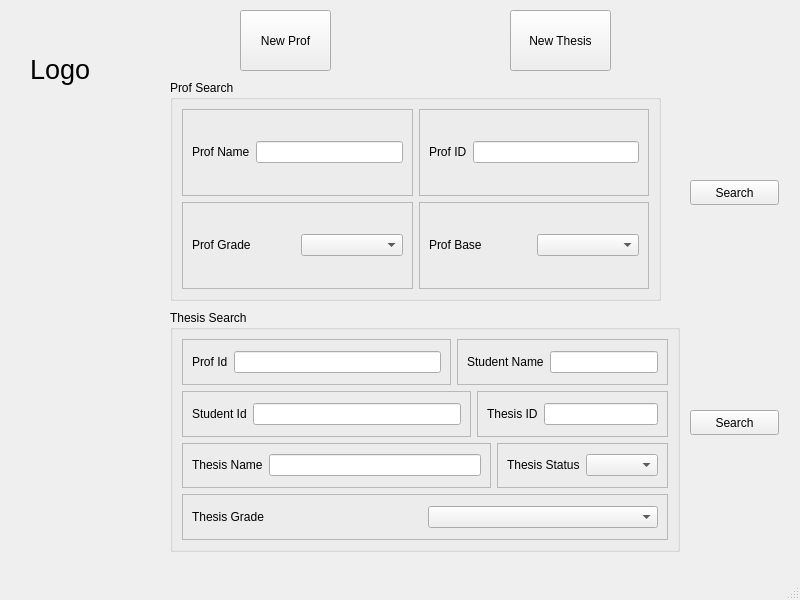
<?xml version="1.0" encoding="UTF-8"?>
<ui version="4.0">
 <class>mainWindow</class>
 <widget class="QMainWindow" name="mainWindow">
  <property name="geometry">
   <rect>
    <x>0</x>
    <y>0</y>
    <width>800</width>
    <height>600</height>
   </rect>
  </property>
  <property name="windowTitle">
   <string>MainWindow</string>
  </property>
  <widget class="QWidget" name="centralwidget">
   <widget class="QLabel" name="uniLogo">
    <property name="geometry">
     <rect>
      <x>30</x>
      <y>20</y>
      <width>100</width>
      <height>100</height>
     </rect>
    </property>
    <property name="text">
     <string>&lt;html&gt;&lt;head/&gt;&lt;body&gt;&lt;p align=&quot;justify&quot;&gt;&lt;span style=&quot; font-size:20pt;&quot;&gt;Logo&lt;/span&gt;&lt;/p&gt;&lt;/body&gt;&lt;/html&gt;</string>
    </property>
    <property name="alignment">
     <set>Qt::AlignCenter</set>
    </property>
   </widget>
   <widget class="QPushButton" name="profSearchBtn">
    <property name="geometry">
     <rect>
      <x>690</x>
      <y>180</y>
      <width>89</width>
      <height>25</height>
     </rect>
    </property>
    <property name="text">
     <string>Search</string>
    </property>
   </widget>
   <widget class="QPushButton" name="newProfBtn">
    <property name="geometry">
     <rect>
      <x>240</x>
      <y>10</y>
      <width>91</width>
      <height>61</height>
     </rect>
    </property>
    <property name="text">
     <string>New Prof</string>
    </property>
   </widget>
   <widget class="QGroupBox" name="profSearchBox">
    <property name="geometry">
     <rect>
      <x>170</x>
      <y>80</y>
      <width>491</width>
      <height>221</height>
     </rect>
    </property>
    <property name="title">
     <string>Prof Search</string>
    </property>
    <layout class="QGridLayout" name="gridLayout_5">
     <item row="0" column="1">
      <widget class="QFrame" name="profIdFrame">
       <property name="frameShape">
        <enum>QFrame::StyledPanel</enum>
       </property>
       <property name="frameShadow">
        <enum>QFrame::Raised</enum>
       </property>
       <layout class="QGridLayout" name="gridLayout_2">
        <item row="0" column="0">
         <widget class="QLabel" name="profIdLabel">
          <property name="text">
           <string>Prof ID</string>
          </property>
         </widget>
        </item>
        <item row="0" column="1">
         <widget class="QLineEdit" name="profId"/>
        </item>
       </layout>
      </widget>
     </item>
     <item row="2" column="0">
      <widget class="QFrame" name="profGradeFrame">
       <property name="frameShape">
        <enum>QFrame::StyledPanel</enum>
       </property>
       <property name="frameShadow">
        <enum>QFrame::Raised</enum>
       </property>
       <layout class="QGridLayout" name="gridLayout_4">
        <item row="0" column="0">
         <widget class="QLabel" name="profGradeLabel">
          <property name="text">
           <string>Prof Grade</string>
          </property>
         </widget>
        </item>
        <item row="0" column="1">
         <widget class="QComboBox" name="profGrade"/>
        </item>
       </layout>
      </widget>
     </item>
     <item row="2" column="1">
      <widget class="QFrame" name="profBaseFrame">
       <property name="frameShape">
        <enum>QFrame::StyledPanel</enum>
       </property>
       <property name="frameShadow">
        <enum>QFrame::Raised</enum>
       </property>
       <layout class="QGridLayout" name="gridLayout_3">
        <item row="0" column="1">
         <widget class="QComboBox" name="profBase"/>
        </item>
        <item row="0" column="0">
         <widget class="QLabel" name="profBaseLabel">
          <property name="text">
           <string>Prof Base</string>
          </property>
         </widget>
        </item>
       </layout>
      </widget>
     </item>
     <item row="0" column="0">
      <widget class="QFrame" name="profNameFrame">
       <property name="frameShape">
        <enum>QFrame::StyledPanel</enum>
       </property>
       <property name="frameShadow">
        <enum>QFrame::Raised</enum>
       </property>
       <layout class="QGridLayout" name="gridLayout">
        <item row="0" column="0">
         <widget class="QLabel" name="profNameLabel">
          <property name="text">
           <string>Prof Name</string>
          </property>
         </widget>
        </item>
        <item row="0" column="1">
         <widget class="QLineEdit" name="profName"/>
        </item>
       </layout>
      </widget>
     </item>
    </layout>
   </widget>
   <widget class="QPushButton" name="newThesisBtn">
    <property name="geometry">
     <rect>
      <x>510</x>
      <y>10</y>
      <width>101</width>
      <height>61</height>
     </rect>
    </property>
    <property name="text">
     <string>New Thesis</string>
    </property>
   </widget>
   <widget class="QGroupBox" name="thesisSearchBox">
    <property name="geometry">
     <rect>
      <x>170</x>
      <y>310</y>
      <width>510</width>
      <height>242</height>
     </rect>
    </property>
    <property name="title">
     <string>Thesis Search</string>
    </property>
    <layout class="QGridLayout" name="gridLayout_13">
     <item row="0" column="0">
      <widget class="QFrame" name="thesisProfIdFrame">
       <property name="frameShape">
        <enum>QFrame::StyledPanel</enum>
       </property>
       <property name="frameShadow">
        <enum>QFrame::Raised</enum>
       </property>
       <layout class="QGridLayout" name="gridLayout_6">
        <item row="0" column="0">
         <widget class="QLabel" name="thesisProfIdLabel">
          <property name="text">
           <string>Prof Id</string>
          </property>
         </widget>
        </item>
        <item row="0" column="1">
         <widget class="QLineEdit" name="thesisProfId"/>
        </item>
       </layout>
      </widget>
     </item>
     <item row="0" column="1" colspan="3">
      <widget class="QFrame" name="thesisStudentNameFrame">
       <property name="frameShape">
        <enum>QFrame::StyledPanel</enum>
       </property>
       <property name="frameShadow">
        <enum>QFrame::Raised</enum>
       </property>
       <layout class="QGridLayout" name="gridLayout_7">
        <item row="0" column="1">
         <widget class="QLineEdit" name="thesisStudentName"/>
        </item>
        <item row="0" column="0">
         <widget class="QLabel" name="thesisStudentNameLabel">
          <property name="text">
           <string>Student Name</string>
          </property>
         </widget>
        </item>
       </layout>
      </widget>
     </item>
     <item row="1" column="0" colspan="2">
      <widget class="QFrame" name="thesisStudentIdFrame">
       <property name="frameShape">
        <enum>QFrame::StyledPanel</enum>
       </property>
       <property name="frameShadow">
        <enum>QFrame::Raised</enum>
       </property>
       <layout class="QGridLayout" name="gridLayout_8">
        <item row="0" column="0">
         <widget class="QLabel" name="thesisStudentIdLabel">
          <property name="text">
           <string>Student Id</string>
          </property>
         </widget>
        </item>
        <item row="0" column="1">
         <widget class="QLineEdit" name="thesisStudentId"/>
        </item>
       </layout>
      </widget>
     </item>
     <item row="1" column="2" colspan="2">
      <widget class="QFrame" name="thesisIdFrame">
       <property name="frameShape">
        <enum>QFrame::StyledPanel</enum>
       </property>
       <property name="frameShadow">
        <enum>QFrame::Raised</enum>
       </property>
       <layout class="QGridLayout" name="gridLayout_9">
        <item row="0" column="0">
         <widget class="QLabel" name="thesisIdLabel">
          <property name="text">
           <string>Thesis ID</string>
          </property>
         </widget>
        </item>
        <item row="0" column="1">
         <widget class="QLineEdit" name="thesisId"/>
        </item>
       </layout>
      </widget>
     </item>
     <item row="2" column="0" colspan="3">
      <widget class="QFrame" name="thesisNameFrame">
       <property name="frameShape">
        <enum>QFrame::StyledPanel</enum>
       </property>
       <property name="frameShadow">
        <enum>QFrame::Raised</enum>
       </property>
       <layout class="QGridLayout" name="gridLayout_10">
        <item row="0" column="1">
         <widget class="QLineEdit" name="thesisName"/>
        </item>
        <item row="0" column="0">
         <widget class="QLabel" name="thesisNameLabel">
          <property name="text">
           <string>Thesis Name</string>
          </property>
         </widget>
        </item>
       </layout>
      </widget>
     </item>
     <item row="2" column="3">
      <widget class="QFrame" name="thesisStatusFrame">
       <property name="frameShape">
        <enum>QFrame::StyledPanel</enum>
       </property>
       <property name="frameShadow">
        <enum>QFrame::Raised</enum>
       </property>
       <layout class="QGridLayout" name="gridLayout_11">
        <item row="0" column="0">
         <widget class="QLabel" name="thesisStatusLabel">
          <property name="text">
           <string>Thesis Status</string>
          </property>
         </widget>
        </item>
        <item row="0" column="1">
         <widget class="QComboBox" name="thesisStatus"/>
        </item>
       </layout>
      </widget>
     </item>
     <item row="3" column="0" colspan="4">
      <widget class="QFrame" name="thesisGradeFrame">
       <property name="frameShape">
        <enum>QFrame::StyledPanel</enum>
       </property>
       <property name="frameShadow">
        <enum>QFrame::Raised</enum>
       </property>
       <layout class="QGridLayout" name="gridLayout_12">
        <item row="0" column="0">
         <widget class="QLabel" name="thesisGradeLabel">
          <property name="text">
           <string>Thesis Grade</string>
          </property>
         </widget>
        </item>
        <item row="0" column="1">
         <widget class="QComboBox" name="thesisGrade"/>
        </item>
       </layout>
      </widget>
     </item>
    </layout>
   </widget>
   <widget class="QPushButton" name="thesisSearchBtn">
    <property name="geometry">
     <rect>
      <x>690</x>
      <y>410</y>
      <width>89</width>
      <height>25</height>
     </rect>
    </property>
    <property name="text">
     <string>Search</string>
    </property>
   </widget>
  </widget>
  <widget class="QMenuBar" name="menubar">
   <property name="geometry">
    <rect>
     <x>0</x>
     <y>0</y>
     <width>800</width>
     <height>22</height>
    </rect>
   </property>
  </widget>
  <widget class="QStatusBar" name="statusbar"/>
 </widget>
 <resources/>
 <connections/>
</ui>
